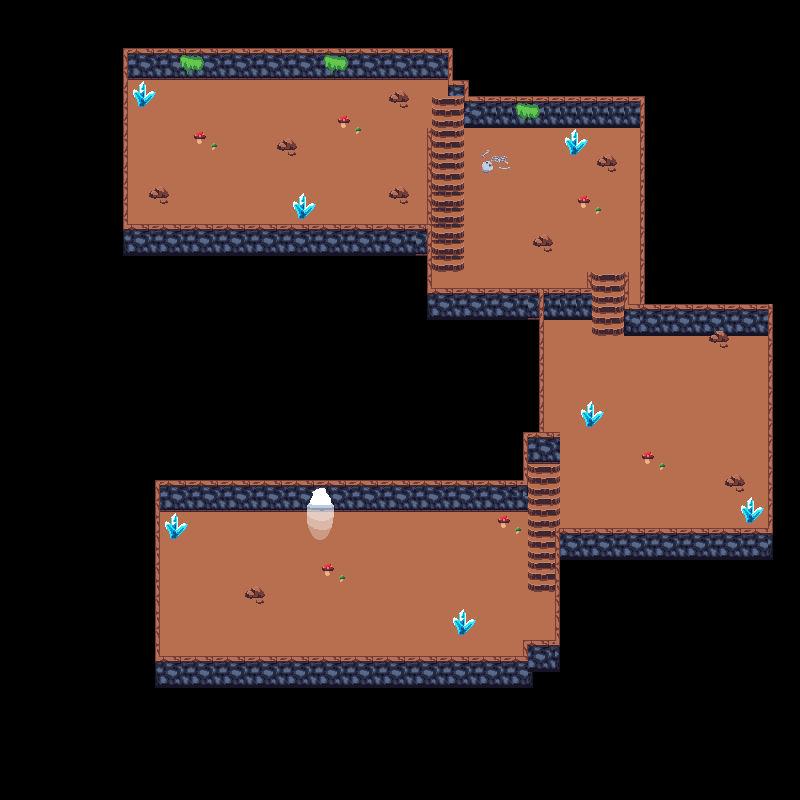

This is a level from a 2D game, rendered from its Tiled map with the project's own tilesets. A one-line summary and the map file follow, with tile-layer data summarised:
An orthogonal 50x50 tile map with 16x16 px tiles, 4 tile layers (floor, stairs, walls, decorations), 2 tilesets and 46 objects (40x collision, exit_dungeon, spawn_dungeon, boss_path1, boss_path2, ...).

<map version="1.5" tiledversion="1.7.2" orientation="orthogonal" renderorder="right-down" width="50" height="50" tilewidth="16" tileheight="16" infinite="0" nextlayerid="7" nextobjectid="57">
 <tileset firstgid="1" source="house.tsx" />
 <tileset firstgid="776" source="dungeon.tsx" />
 <layer id="1" name="floor" width="50" height="50">
  <data>[2500 cells, 801 non-empty, 16 distinct tile ids]</data>
 </layer>
 <layer id="2" name="stairs" width="50" height="50">
  <data>[2500 cells, 48 non-empty, 6 distinct tile ids]</data>
 </layer>
 <layer id="3" name="walls" width="50" height="50">
  <data>[2500 cells, 355 non-empty, 30 distinct tile ids]</data>
 </layer>
 <layer id="4" name="decorations" width="50" height="50">
  <data>[2500 cells, 112 non-empty, 28 distinct tile ids]</data>
 </layer>
 <objectgroup id="5" name="Objects">
  <object id="2" type="collision" x="112" y="48" width="352" height="32" />
  <object id="4" type="collision" x="448" y="80" width="32" height="16" />
  <object id="5" type="collision" x="464" y="96" width="188" height="33" />
  <object id="6" type="collision" x="640" y="128" width="16" height="176" />
  <object id="8" type="collision" x="624" y="304" width="144" height="32" />
  <object id="9" type="collision" x="768" y="304" width="16" height="224" />
  <object id="12" type="collision" x="560" y="528" width="224" height="32" />
  <object id="13" type="collision" x="555" y="528" width="4.66667" height="112.333" />
  <object id="15" type="collision" x="528" y="640" width="32" height="32" />
  <object id="16" type="collision" x="523.333" y="640.333" width="4.66667" height="15.3333" />
  <object id="17" type="collision" x="144" y="656" width="384" height="32" />
  <object id="18" type="collision" x="144" y="480" width="16" height="176" />
  <object id="19" type="collision" x="160" y="480" width="368" height="32" />
  <object id="20" type="collision" x="523" y="432.333" width="4.66667" height="47.6667" />
  <object id="21" type="collision" x="528" y="432" width="32" height="32" />
  <object id="22" type="collision" x="432" y="288" width="160" height="32" />
  <object id="23" type="collision" x="539" y="320" width="5.66667" height="111.333" />
  <object id="24" type="collision" x="427" y="223.667" width="4.33333" height="95.3333" />
  <object id="25" type="collision" x="112" y="224" width="320" height="32" />
  <object id="26" type="collision" x="112" y="80" width="16" height="144" />
  <object id="27" type="collision" x="132.667" y="96" width="21" height="11" />
  <object id="28" type="collision" x="277" y="144" width="19.3333" height="6" />
  <object id="29" type="collision" x="388.667" y="96" width="20.3333" height="6.33333" />
  <object id="30" type="collision" x="148.667" y="192.333" width="20.3333" height="6" />
  <object id="31" type="collision" x="294" y="208" width="19.6667" height="10.6667" />
  <object id="32" type="collision" x="389.333" y="192.333" width="19.6667" height="6.33333" />
  <object id="33" type="collision" x="566" y="144" width="19.3333" height="11" />
  <object id="34" type="collision" x="596.667" y="160.333" width="20.6667" height="6.33333" />
  <object id="35" type="collision" x="532.667" y="240.333" width="20.3333" height="6.33333" />
  <object id="36" type="collision" x="580.333" y="202.667" width="5.66667" height="5.33333" />
  <object id="37" type="collision" x="709" y="336" width="19.6667" height="6.33333" />
  <object id="38" type="collision" x="582" y="416.333" width="19.3333" height="10.6667" />
  <object id="39" type="collision" x="724" y="480" width="21.6667" height="6.66667" />
  <object id="40" type="collision" x="741.667" y="512.667" width="20" height="10.6667" />
  <object id="41" type="collision" x="640.333" y="451.667" width="14" height="7.66667" />
  <object id="42" type="collision" x="498" y="517" width="12.6667" height="5.33333" />
  <object id="43" type="collision" x="321.667" y="563" width="12" height="8.66667" />
  <object id="44" type="collision" x="165.333" y="528" width="19.6667" height="11.3333" />
  <object id="45" type="collision" x="244.667" y="592.667" width="20.3333" height="6.33333" />
  <object id="46" type="collision" x="454" y="624.333" width="19.6667" height="10.6667" />
  <object id="47" name="exit_dungeon" x="305.455" y="486.182" width="28" height="30.7273" />
  <object id="48" name="spawn_dungeon" x="305.333" y="614">
   <point />
  </object>
 </objectgroup>
 <objectgroup id="6" name="NPCPaths">
  <object id="53" name="boss_path1" x="342.667" y="185.667" width="16" height="16" />
  <object id="54" name="boss_path2" x="198.667" y="185.667" width="16" height="16" />
  <object id="55" name="boss_path3" x="198.667" y="121.667" width="16" height="16" />
  <object id="56" name="boss_path4" x="342.667" y="121.667" width="16" height="16" />
 </objectgroup>
</map>
